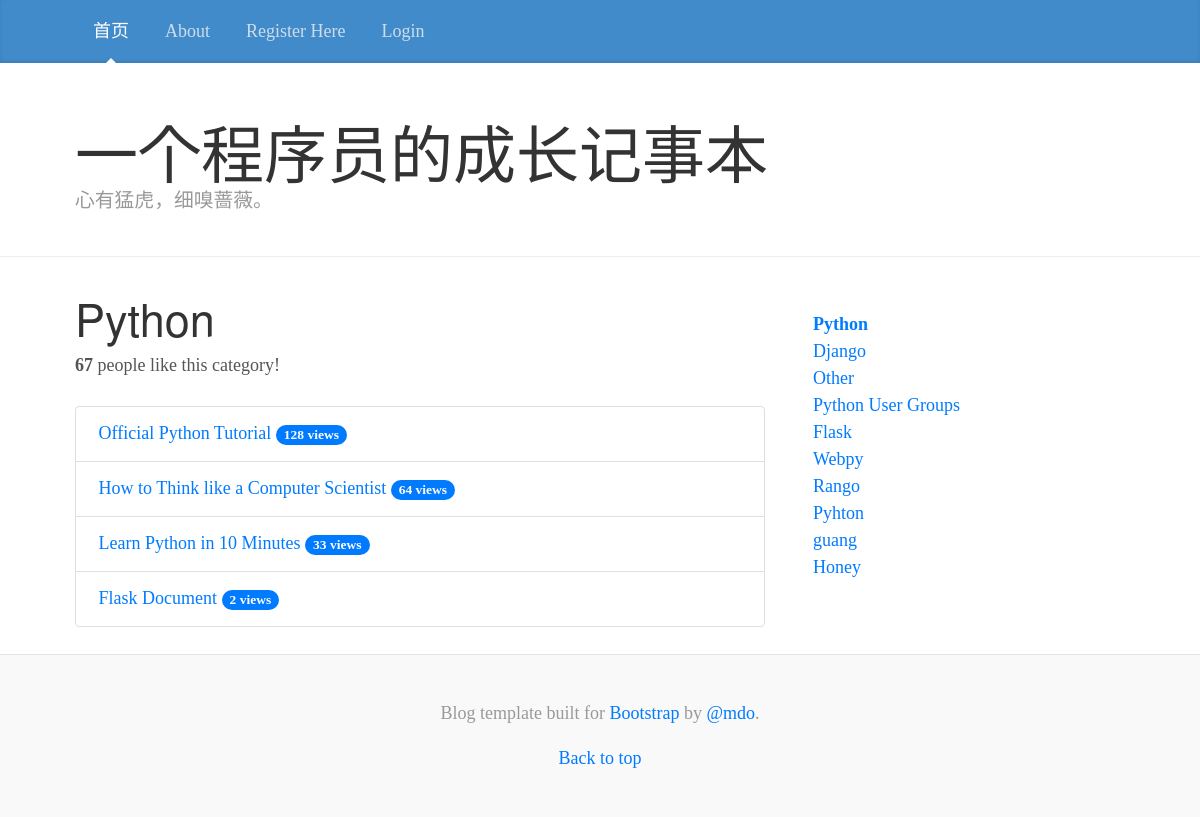
The app's page /rango/category/python/, older data.
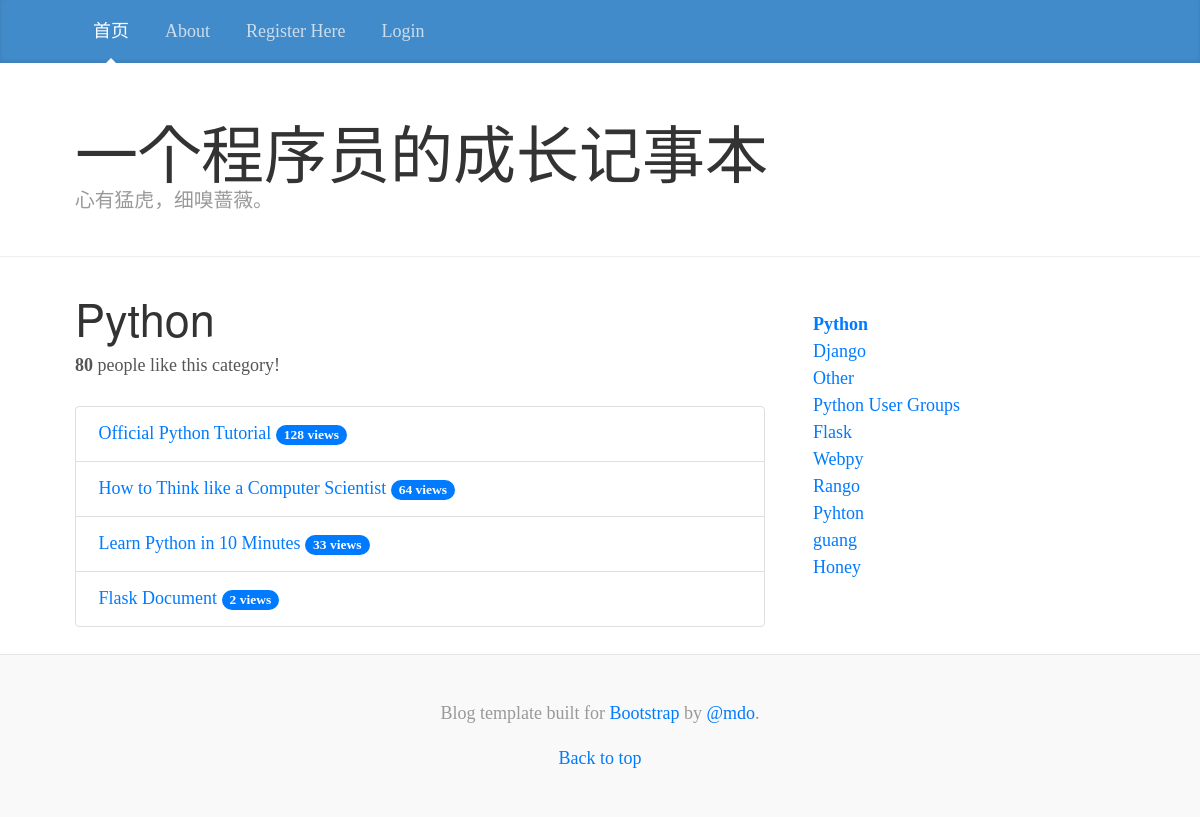
The same page, newer data.
### rango/models.py (models this page shows, shortened)
class Category(models.Model):
    name = models.CharField(max_length=128, unique=True)
    views = models.IntegerField(default=0)
    likes = models.IntegerField(default=0)
    slug = models.SlugField(unique=True)
    class Meta:
        verbose_name_plural = 'Categories'

### rango/views.py (the view)
# urls.py: url(r'^category/(?P<category_name_slug>[\w\-]+)/$', views.show_category, name='show_category'),
def show_category(request, category_name_slug):
    context_dict = {}
    try:
        category = Category.objects.get(slug=category_name_slug)
        pages = Page.objects.filter(category=category).order_by('-views')
        context_dict['pages'] = pages
        context_dict['category'] = category
    except Category.DoesNotExist:
        context_dict['pages'] = None
        context_dict['category'] = None
    return render(request, 'rango/category.html', context=context_dict)

### rango/templatetags/rango_template_tags.py (called while the page is built)
@register.inclusion_tag('rango/cats.html')
def get_category_list(cat=None):
    return {'cats': Category.objects.all(),
            'act_cat': cat}

### templates/rango/category.html (shortened to what this page needs)
{% extends 'rango/base.html' %}
{% load staticfiles %}
{% block body_block %}
    {% if category %}
        <h1>{{ category.name }}</h1>
        <div>
            <strong id="like_count">{{ category.likes }}</strong> people like this category!
        </div>
        <br/>
        <div>
        {% if pages %}
            <ul class="list-group">
                {% for page in pages %}
                    <li class="list-group-item">
                        <a href="{% url 'rango:goto' %}?page_id={{ page.id }}">{{ page.title }}</a>
                        {% if page.views > 1 %}
                            <span class="badge badge-pill badge-primary">{{ page.views }} views</span>
                        {% elif page.views == 1 %}
                            <span class="badge badge-pill badge-primary">{{ page.views }} view</span>
                        {% elif page.views == 0 %}
                            <span class="badge badge-pill badge-primary">0 view</span>
                        {% endif %}
                    </li>
                {% endfor %}
            </ul>
        {% else %}
            <strong>No pages currently in category.</strong>
        {% endif %}
    {% else %}
        <strong>The specified category does not exist!</strong>
    {% endif %}
</div>
    <br/>
{% endblock %}

### templates/rango/cats.html
<ol class="list-unstyled">
    {% if cats %}
        {% for c in cats %}
            {% if c == act_cat %}
                <li><strong><a href="{% url 'rango:show_category' c.slug %}">{{ c.name }}</a></strong>
                </li>
            {% else %}
                <li><a href="{% url 'rango:show_category' c.slug %}">{{ c.name }}</a></li>
            {% endif %}
        {% endfor %}
    {% else %}
        <li><strong>There are no categories present.</strong></li>
    {% endif %}
</ol>

Row changes from the older to the newer data that the page shows:
changed Category "Python": likes "67" → "80"
